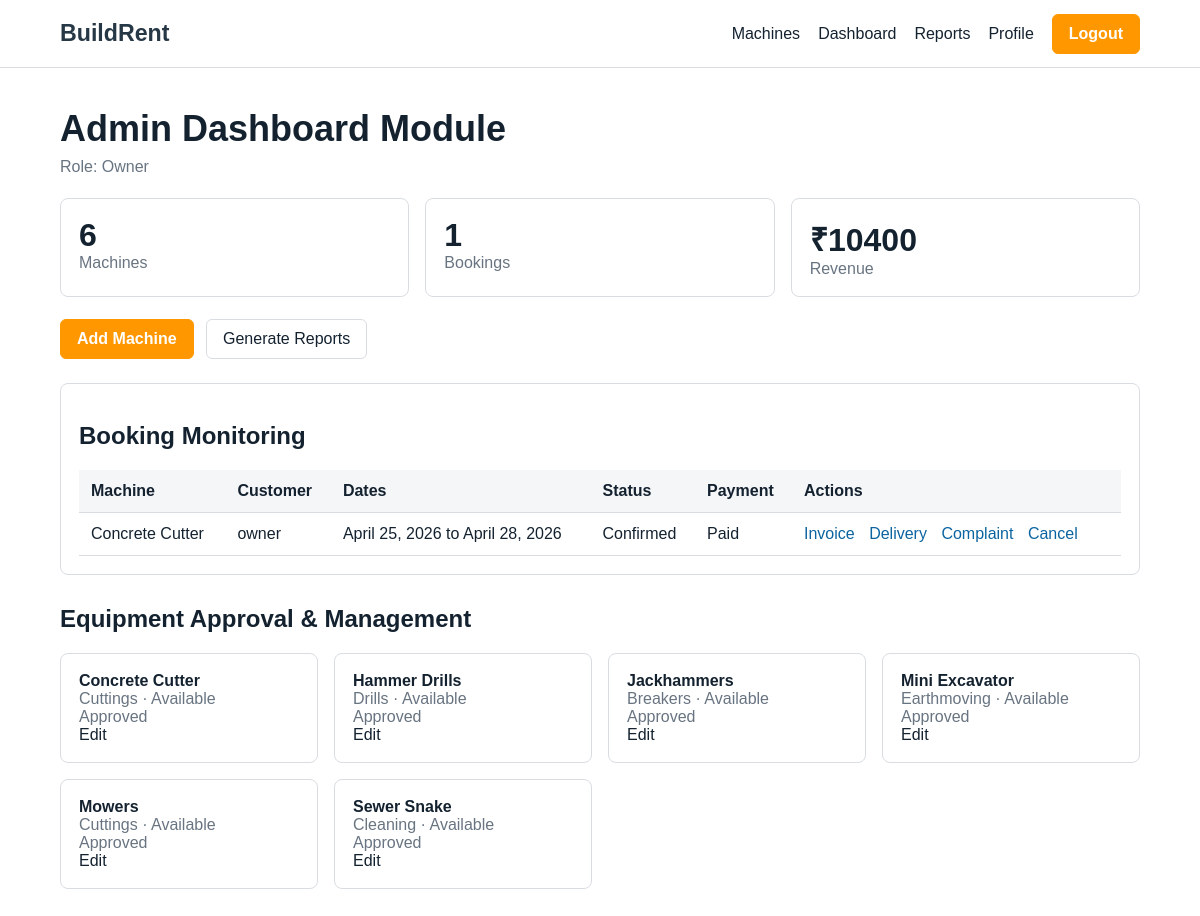
The page /dashboard/ (signed in) on the database its author committed.
### rentals/models.py (models this page shows, shortened)
class Profile(models.Model):
    ROLE_ADMIN = "admin"
    ROLE_OWNER = "owner"
    ROLE_CUSTOMER = "customer"
    ROLE_CHOICES = (
        (ROLE_ADMIN, "Admin"),
        (ROLE_OWNER, "Equipment Owner"),
        (ROLE_CUSTOMER, "Customer"),
    )
    user = models.OneToOneField(settings.AUTH_USER_MODEL, on_delete=models.CASCADE)
    role = models.CharField(max_length=20, choices=ROLE_CHOICES, default=ROLE_CUSTOMER)
    phone = models.CharField(max_length=20, blank=True)
    location = models.CharField(max_length=160, blank=True)
    otp_code = models.CharField(max_length=8, blank=True)
    is_otp_verified = models.BooleanField(default=False)

class Booking(models.Model):
    STATUS_PENDING = "pending"
    STATUS_CONFIRMED = "confirmed"
    STATUS_CANCELLED = "cancelled"
    STATUS_COMPLETED = "completed"
    STATUS_CHOICES = (
        (STATUS_PENDING, "Pending"),
        (STATUS_CONFIRMED, "Confirmed"),
        (STATUS_CANCELLED, "Cancelled"),
        (STATUS_COMPLETED, "Completed"),
    )
    customer = models.ForeignKey(settings.AUTH_USER_MODEL, on_delete=models.CASCADE, related_name="bookings")
    machine = models.ForeignKey(Machine, on_delete=models.CASCADE, related_name="bookings")
    start_date = models.DateField()
    end_date = models.DateField()
    status = models.CharField(max_length=20, choices=STATUS_CHOICES, default=STATUS_PENDING)
    total_amount = models.DecimalField(max_digits=10, decimal_places=2, default=Decimal("0.00"))
    created_at = models.DateTimeField(auto_now_add=True)
    class Meta:
        ordering = ["-created_at"]

class Machine(models.Model):
    STATUS_AVAILABLE = "available"
    STATUS_UNAVAILABLE = "unavailable"
    STATUS_MAINTENANCE = "maintenance"
    STATUS_CHOICES = (
        (STATUS_AVAILABLE, "Available"),
        (STATUS_UNAVAILABLE, "Unavailable"),
        (STATUS_MAINTENANCE, "Under Maintenance"),
    )
    owner = models.ForeignKey(settings.AUTH_USER_MODEL, on_delete=models.CASCADE, related_name="machines")
    category = models.ForeignKey(Category, on_delete=models.PROTECT, related_name="machines")
    name = models.CharField(max_length=120)
    description = models.TextField()
    specifications = models.TextField(blank=True)
    image = models.ImageField(upload_to="machines/", blank=True)
    hourly_rate = models.DecimalField(max_digits=10, decimal_places=2, default=Decimal("0.00"))
    daily_rate = models.DecimalField(max_digits=10, decimal_places=2)
    weekly_rate = models.DecimalField(max_digits=10, decimal_places=2, default=Decimal("0.00"))
    availability_status = models.CharField(max_length=20, choices=STATUS_CHOICES, default=STATUS_AVAILABLE)
    approved = models.BooleanField(default=False)
    created_at = models.DateTimeField(auto_now_add=True)
    class Meta:
        ordering = ["name"]

class Payment(models.Model):
    STATUS_PENDING = "pending"
    STATUS_PAID = "paid"
    STATUS_REFUNDED = "refunded"
    STATUS_FAILED = "failed"
    STATUS_CHOICES = (
        (STATUS_PENDING, "Pending"),
        (STATUS_PAID, "Paid"),
        (STATUS_REFUNDED, "Refunded"),
        (STATUS_FAILED, "Failed"),
    )
    booking = models.OneToOneField(Booking, on_delete=models.CASCADE, related_name="payment")
    transaction_id = models.CharField(max_length=80, blank=True)
    amount = models.DecimalField(max_digits=10, decimal_places=2)
    status = models.CharField(max_length=20, choices=STATUS_CHOICES, default=STATUS_PENDING)
    paid_at = models.DateTimeField(null=True, blank=True)

class Category(models.Model):
    name = models.CharField(max_length=80, unique=True)
    description = models.TextField(blank=True)
    class Meta:
        ordering = ["name"]
        verbose_name_plural = "Categories"

### rentals/views.py (the view)
# urls.py: path("dashboard/", views.dashboard, name="dashboard"),
@login_required
def dashboard(request):
    user_role = role_for(request.user)
    if user_role == Profile.ROLE_OWNER:
        machines = Machine.objects.filter(owner=request.user)
        bookings = Booking.objects.filter(machine__owner=request.user)
    elif user_role == Profile.ROLE_ADMIN:
        machines = Machine.objects.all()
        bookings = Booking.objects.all()
    else:
        machines = Machine.objects.filter(approved=True)[:4]
        bookings = Booking.objects.filter(customer=request.user)
    revenue = bookings.aggregate(total=Sum("total_amount"))["total"] or 0
    return render(
        request,
        "rentals/dashboard.html",
        {
            "role": user_role,
            "machines": machines,
            "bookings": bookings[:10],
            "revenue": revenue,
            "machine_count": machines.count(),
            "booking_count": bookings.count(),
        },
    )

### rentals/views.py (called while the page is built)
def role_for(user):
    if user.is_superuser:
        return Profile.ROLE_ADMIN
    if user.is_authenticated and hasattr(user, "profile"):
        return user.profile.role
    return ""

### templates/rentals/dashboard.html
{% extends "rentals/base.html" %}
{% block content %}
<section class="dashboard">
  <div class="section-head">
    <h1>Admin Dashboard Module</h1>
    <p>Role: {{ role|title }}</p>
  </div>
  <div class="stats">
    <article><strong>{{ machine_count }}</strong><span>Machines</span></article>
    <article><strong>{{ booking_count }}</strong><span>Bookings</span></article>
    <article><strong>₹{{ revenue }}</strong><span>Revenue</span></article>
  </div>
  <div class="actions">
    <a class="primary" href="{% url 'machine_create' %}">Add Machine</a>
    <a class="secondary" href="{% url 'reports' %}">Generate Reports</a>
  </div>
  <section class="table-wrap">
    <h2>Booking Monitoring</h2>
    <table>
      <thead>
        <tr><th>Machine</th><th>Customer</th><th>Dates</th><th>Status</th><th>Payment</th><th>Actions</th></tr>
      </thead>
      <tbody>
        {% for booking in bookings %}
          <tr>
            <td>{{ booking.machine.name }}</td>
            <td>{{ booking.customer.username }}</td>
            <td>{{ booking.start_date }} to {{ booking.end_date }}</td>
            <td>{{ booking.get_status_display }}</td>
            <td>{% if booking.payment %}{{ booking.payment.get_status_display }}{% else %}Pending{% endif %}</td>
            <td>
              <a href="{% url 'invoice' booking.pk %}">Invoice</a>
              <a href="{% url 'delivery_request' booking.pk %}">Delivery</a>
              <a href="{% url 'complaint' booking.pk %}">Complaint</a>
              <a href="{% url 'cancel_booking' booking.pk %}">Cancel</a>
            </td>
          </tr>
        {% empty %}
          <tr><td colspan="6">No bookings yet.</td></tr>
        {% endfor %}
      </tbody>
    </table>
  </section>
  <section class="machine-strip">
    <h2>Equipment Approval & Management</h2>
    <div class="compact-grid">
      {% for machine in machines %}
        <article>
          <strong>{{ machine.name }}</strong>
          <span>{{ machine.category.name }} · {{ machine.get_availability_status_display }}</span>
          <span>{% if machine.approved %}Approved{% else %}Pending approval{% endif %}</span>
          <a href="{% url 'machine_edit' machine.pk %}">Edit</a>
        </article>
      {% empty %}
        <p>No machines found.</p>
      {% endfor %}
    </div>
  </section>
</section>
{% endblock %}

### static/rentals/styles.css (style rules this page uses)
:root { --ink: #142230; --panel: #263746; --gold: #c1b24d; --line: #d9dde2; --muted: #687481; --soft: #f5f6f8; --accent: #ff9800; --ok: #237b4b; }
* { box-sizing: border-box; }
body { margin: 0; color: var(--ink); background: #fff; font-family: Arial, Helvetica, sans-serif; }
a { color: inherit; text-decoration: none; }
.nav-button, .topbar button, .primary, .secondary { border: 1px solid var(--line); border-radius: 6px; cursor: pointer; display: inline-flex; font: inherit; min-height: 40px; padding: 10px 16px; }
.topbar button, .nav-button, .primary { background: var(--accent); border-color: var(--accent); color: #fff; font-weight: 700; }
.secondary { background: #fff; color: var(--ink); margin-left: 8px; }
.section-head h1, .section-head h2 { font-size: clamp(1.55rem, 3vw, 2.4rem); margin: 0 0 8px; }
.section-head p { color: var(--muted); margin: 0 0 22px; }
.content-band, .dashboard, .invoice { margin: 40px auto; max-width: 1120px; padding: 0 20px; }
.review-list, .compact-grid, .stats { display: grid; gap: 16px; grid-template-columns: repeat(auto-fit, minmax(210px, 1fr)); }
.review-list article, .compact-grid article, .stats article, .invoice, .table-wrap { border: 1px solid var(--line); border-radius: 8px; padding: 18px; }
.stats strong { display: block; font-size: 2rem; }
.stats span, .compact-grid span { color: var(--muted); display: block; }
.actions { margin: 22px 0; }
.table-wrap { margin-top: 24px; overflow-x: auto; }
table { border-collapse: collapse; min-width: 840px; width: 100%; }
th, td { border-bottom: 1px solid var(--line); padding: 12px; text-align: left; vertical-align: top; }
th { background: var(--soft); }
td a { color: #0b64a0; display: inline-block; margin-right: 10px; }
.machine-strip { margin-top: 30px; }

### rows shown on the page
Profile: role "Owner"
Booking: machine.name "Concrete Cutter", customer.username "owner", start_date "April 25, 2026", end_date "April 28, 2026", status "Confirmed", payment.status "Paid"
Machine: name "Concrete Cutter", category.name "Cuttings", availability_status "Available", approved "Approved"
Machine: name "Hammer Drills", category.name "Drills", availability_status "Available", approved "Approved"
Machine: name "Jackhammers", category.name "Breakers", availability_status "Available", approved "Approved"
Machine: name "Mini Excavator", category.name "Earthmoving", availability_status "Available", approved "Approved"
Machine: name "Mowers", category.name "Cuttings", availability_status "Available", approved "Approved"
Machine: name "Sewer Snake", category.name "Cleaning", availability_status "Available", approved "Approved"

### other values the page prints
{{ machine_count }} "6"
{{ booking_count }} "1"
{{ revenue }} "10400"
